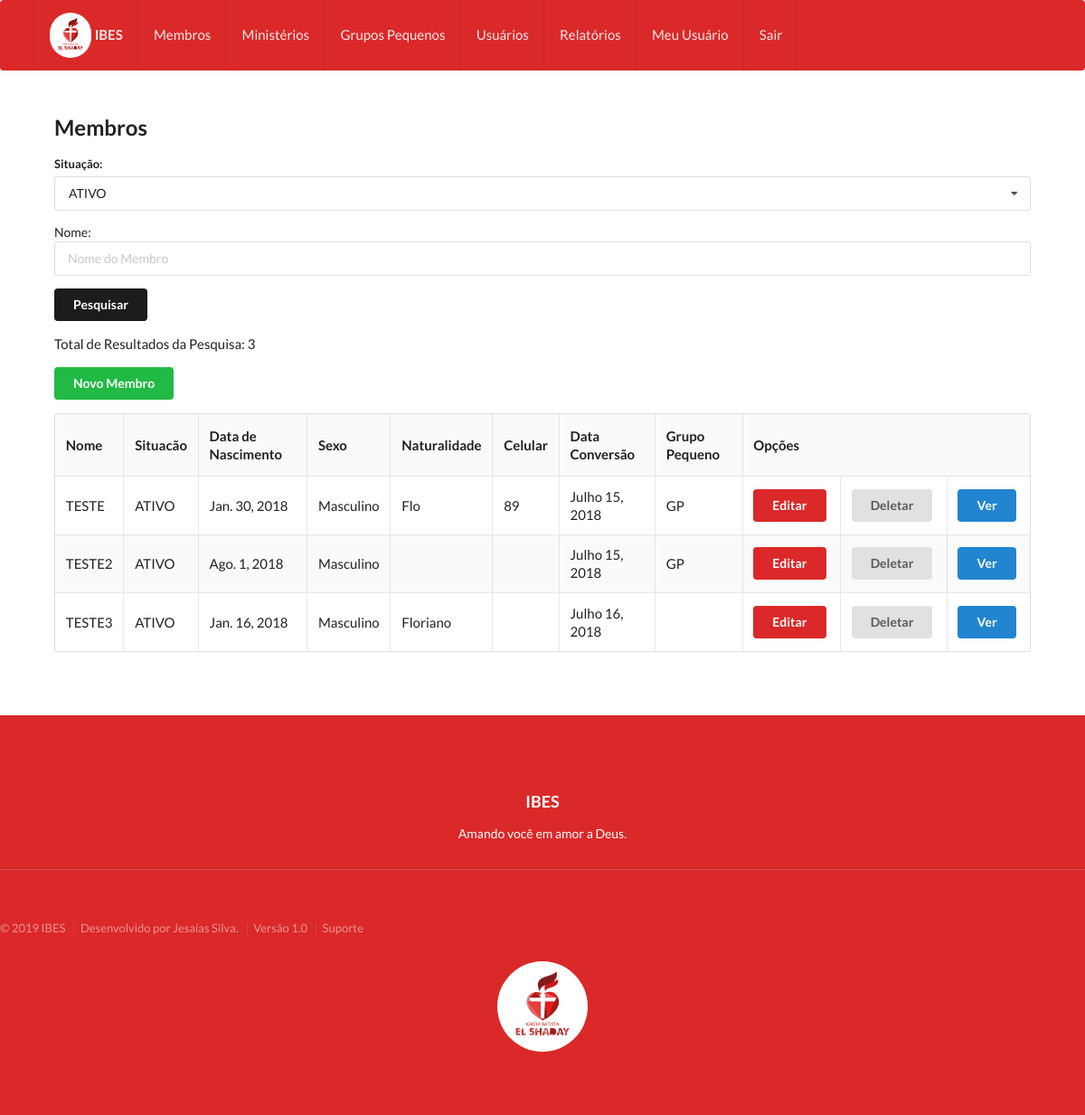
The page /membros/ (signed in) on the database its author committed.
### secretariaapp/models.py (models this page shows, shortened)
class Situacao(models.Model):
    situacao = models.CharField(max_length=100,unique=True)
    descricao = models.TextField(blank=True)
    def __str__(self):
        return str(self.situacao)

class Membro(models.Model):
    nome_completo = models.CharField(max_length=100 )
    sexo = models.ForeignKey(Sexo, on_delete=models.PROTECT)
    situacao = models.ForeignKey(Situacao, on_delete=models.PROTECT)
    data_situacao = models.DateField(blank=True,null=True)
    data_nascimento = models.DateField(default=datetime.now,blank=True,null=True)
    naturalidade = models.CharField(max_length=30,blank=True)
    uf_nascimento = models.ForeignKey(Uf, related_name = 'uf_nascimento', on_delete=models.PROTECT,null=True,blank=True)
    cpf = models.CharField(max_length=11,blank=True)
    rg = models.CharField(max_length=15,blank=True)
    endereco = models.CharField(max_length=50,blank=True)
    n = models.CharField(max_length=10,blank=True)
    bairro = models.CharField(max_length=50,blank=True)
    cidade = models.CharField(max_length=50)
    uf_endereco = models.ForeignKey(Uf, related_name = 'uf_endereco', on_delete=models.PROTECT)
    cep = models.CharField(max_length=10,blank=True)
    telefone_celular = models.CharField(max_length=15,blank=True)
    telefone_residencial = models.CharField(max_length=15,blank=True)
    telefone_comercial = models.CharField(max_length=15,blank=True)
    email = models.EmailField(max_length=254,blank=True)
    nome_responsavel = models.CharField(max_length=100,blank=True)
    estado_civil = models.ForeignKey(Estado_Civil, on_delete=models.PROTECT)
    nome_conjuge = models.CharField(max_length=100,blank=True)
    data_casascimento = models.DateField(blank=True,null=True)
    numero_filhos = models.PositiveIntegerField(default= 0)
    filho1 = models.CharField(max_length=100,blank=True)
    data_nascimento_filho1 = models.DateField(blank=True,null=True)
    filho2 = models.CharField(max_length=100,blank=True)
    data_nascimento_filho2 = models.DateField(blank=True,null=True)
    filho3 = models.CharField(max_length=100,blank=True)
    data_nascimento_filho3 = models.DateField(blank=True,null=True)
    outros_filhos = models.TextField(blank=True)
    escolaridade = models.ForeignKey(Escolaridade, on_delete=models.PROTECT)
    profisao = models.CharField(max_length=50,blank=True)
    economicamente_ativo = models.BooleanField(default = False)
    data_conversao = models.DateField(default=datetime.now,blank=True,null=True)
    data_batismo = models.DateField(default=datetime.now,blank=True,null=True)
    igreja_batismo = models.CharField(max_length=50,blank=True)
    pastor = models.CharField(max_length=100,blank=True)
    data_chegada_na_elshaday = models.DateField(default=datetime.now,blank=True,null=True)
    origem = models.ForeignKey(Origem, on_delete=models.PROTECT,blank=True,null=True)
    ministerios_que_deseja_participar = models.CharField(max_length=100, blank=True)
    participa_grupo_pequeno = models.BooleanField(default = False)
    grupo_pequeno = models.ForeignKey(Grupo_Pequeno, on_delete=models.PROTECT,blank=True,null=True)
    trilha_discipulado = models.ManyToManyField(Trilha_Discipulado, blank=True)
    obs = models.TextField(blank=True)

class Sexo(models.Model):
    sexo = models.CharField(max_length=10,unique=True)
    def __str__(self):
        return str(self.sexo)

class Grupo_Pequeno(models.Model):
    nome = models.CharField(max_length=100,unique=True)
    descricao = models.TextField(blank=True)
    def __str__(self):
        return str(self.nome)

### secretariaapp/views.py (the view)
# urls.py: url(r'^membros/$',login_required(membro),name='membros'),
def membro(request):
    if not request.user.perfil.gerenciar_Membros:
        return redirect('/sempermissao')
    if forcar_user_atualizar_perfil(request) :
        return redirect('/meu_perfil/update/')
    todas_situacao = Situacao.objects.exclude(situacao = 'ATIVO').order_by('situacao')
    situacao_ativo = Situacao.objects.get(situacao = 'ATIVO')
    qtd = 0
    if  request.method == "POST":
        situacao_id = request.POST.get("situacao")
        nome_completo = request.POST.get("nome_completo")
        try:
            situacao = Situacao.objects.get(pk = situacao_id)
            membros = Membro.objects.filter(situacao = situacao, nome_completo__icontains = nome_completo ).order_by('nome_completo')
            qtd = membros.count
        except Exception as e:
            membros = Membro.objects.all().order_by('nome_completo')
            qtd = membros.count
    else:
        membros = Membro.objects.filter(situacao = situacao_ativo).order_by('nome_completo')
        qtd = membros.count
        '''
        else:
            mes = 1
            while mes<=12:
                dia = 1
                while dia<=31:
                    membrosN = Membro.objects.filter(situacao = situacao_ativo, data_nascimento__month = mes, data_nascimento__day = dia)
                    for item in membrosN:
                        membros.append({
                        "pk": item.pk,
                        "nome_completo":item.nome_completo,
                        "situacao":item.situacao,
                        "data_nascimento": item.data_nascimento,
                        "sexo":item.sexo,
                        "naturalidade":item.naturalidade,
                        "telefone_celular": item.telefone_celular,
                        "data_conversao":item.data_conversao,
                        "grupo_pequeno":item.grupo_pequeno
                        })
                    dia = dia +1
                mes = mes +1
            qtd = 'Aniversariantes (dos membros ativos)'
            #Gambiara Editar depois pois se mudar nome de campo pode dar erro
        '''
    return render(request,'membros.html',{'membros':membros, 'todas_situacao':todas_situacao,'situacao_ativo':situacao_ativo, 'qtd':qtd})

### secretariaapp/views.py (called while the page is built)
def forcar_user_atualizar_perfil(request):
    usuario = request.user
    perfil = Perfil.objects.get(user=usuario)
    espaco = 0
    numero = 0
    if perfil.nome_completo is None or perfil.email is None :
        return True
    for caracter in perfil.nome_completo:
        if caracter in ' ':
            espaco = espaco + 1
        if caracter in '0123456789':
            numero = numero + 1
    if len(perfil.nome_completo) <10  or len(perfil.email) < 10 or espaco == 0 or numero > 0:
        return True
    return False

### secretariaapp/templates/membros.html (shortened to what this page needs)
{% include 'cabecalho.html' %}
<div class="corpo_app">
<h2>Membros</h2>
<form class="ui form" action="" method="post">{% csrf_token %}
<div class="field">
    <label><label for="id_situacao">Situação:</label></label>
      <select name="situacao" id="id_situacao" required>
        <option value="{{situacao_ativo.pk}}" selected >{{situacao_ativo.situacao}}</option>
      </select>
</div>
<div class="field">
<p>
  <label for="id_nome">Nome:</label>
  <input type="text" placeholder="Nome do Membro" name="nome_completo" id="id_nome" maxlength="100" />
</p>
</div>
<input type="submit" value="Pesquisar" class="ui button black" />
</form>
<p>Total de Resultados da Pesquisa: {{qtd}}</p>
<table class="ui celled striped table" >
  <thead>
    <tr>
      <th>Nome</th>
      <th>Situacão</th>
      <th>Data de Nascimento</th>
      <th>Sexo</th>
      <th>Naturalidade</th>
      <th>Celular</th>
      <th>Data Conversão</th>
      <th>Grupo Pequeno</th>
      <th colspan="4"> Opções</th>
    </tr>
  </thead>
<a href="{% url 'secretariaapp:membroNew'%}" class="ui button positive" > Novo Membro </a>
  <tbody>
    {% for membro in membros  %}
      <tr>
        <td>{{  membro.nome_completo }}</td>
        <td>{{  membro.situacao }}</td>
        <td>{%if membro.data_nascimento is not None %}
          {{membro.data_nascimento}}
          {% endif %}
        </td>
        <td>{{  membro.sexo }}</td>
        <td>{{  membro.naturalidade }}</td>
        <td>{{  membro.telefone_celular }}</td>
        <td>{%if membro.data_conversao is not None %}
          {{membro.data_conversao}}
          {% endif %}
        </td>
        <td>{% if membro.grupo_pequeno is not None %}   {{membro.grupo_pequeno}}   {% endif %}</td>
        <td> <a href="{% url 'secretariaapp:membroUpdate' membro.pk  %}" class="ui red button" > Editar </a> </td>
        <td> <a href="{% url 'secretariaapp:membroDelete' membro.pk  %}" class="ui button"  > Deletar </a> </td>
        <td> <a href="{% url 'secretariaapp:membroDetalhes' membro.pk  %}" class="ui blue button" > Ver </a> </td>
      </tr>
    {% endfor %}
  </tbody>
</table>
</div>
{% include 'rodape.html' %}

### secretariaapp/templates/css.html (style rules this page uses)
.corpo_app { margin-top: 4%; margin-left: 5%; margin-bottom: 5%; margin-right: 5%; font-size: 15px; text-align: justify; }

### rows shown on the page
Situacao: situacao "ATIVO"
Membro: nome_completo "TESTE", situacao "ATIVO", data_nascimento "Jan. 30, 2018", sexo "Masculino", naturalidade "Flo", telefone_celular "89", data_conversao "Julho 15, 2018", grupo_pequeno "GP"
Membro: nome_completo "TESTE2", situacao "ATIVO", data_nascimento "Ago. 1, 2018", sexo "Masculino", data_conversao "Julho 15, 2018", grupo_pequeno "GP"
Membro: nome_completo "TESTE3", situacao "ATIVO", data_nascimento "Jan. 16, 2018", sexo "Masculino", naturalidade "Floriano", data_conversao "Julho 16, 2018"

### other values the page prints
{{ qtd }} "3"
